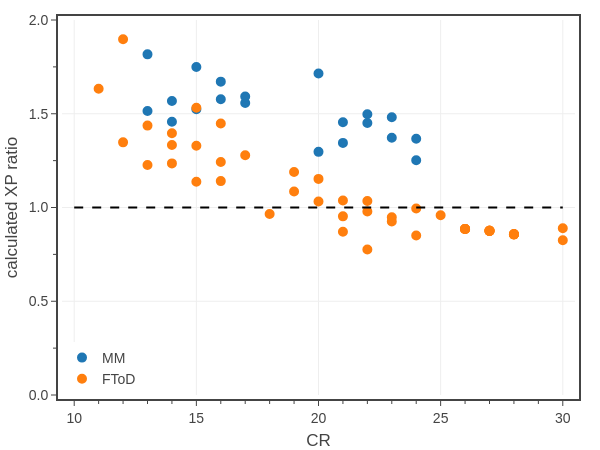

The cell this chart's notebook holds for it:
### Code cell
# Fig. 8: comparison between dragons published in the MM and those published in FToD

# summarize the current dataset
df1 = df0[df0['CR'].between(1,30) & df0['Legendary'].isin(['L','LL']) & df0['Type'].isin(['dragon'])]

# create figure
fig = go.Figure()

# plot results
dft = df1[df1['Book'].isin(['MM (2014)'])]
fig.add_trace(go.Scatter(
    x=dft['CR'], 
    y=dft['eXP Ratio'],
    mode='markers',
    name='MM',
    marker=dict(
        size=8, 
        color='#1f77b4', 
        line=dict(color='#1f77b4', width=2)
    ),
    customdata = np.stack((dft['Monster'], dft['Book']), axis=-1),
    hovertemplate = '<b>%{customdata[0]}</b><br>'
                  + 'Book: %{customdata[1]}<br>'
                  + 'CR: %{x:.0f}<br>'
                  + 'XP ratio: %{y:.2f}<br>'
                  + '<extra></extra>',
))

dft = df1[df1['Book'].isin(['FToD'])]
fig.add_trace(go.Scatter(
    x=dft['CR'], 
    y=dft['eXP Ratio'],
    mode='markers',
    name='FToD',
    marker=dict(
        size=8, 
        color='#ff7f0e', 
        line=dict(color='#ff7f0e', width=2)
    ),
    customdata = np.stack((dft['Monster'], dft['Book']), axis=-1),
    hovertemplate = '<b>%{customdata[0]}</b><br>'
                  + 'Book: %{customdata[1]}<br>'
                  + 'CR: %{x:.0f}<br>'
                  + 'XP ratio: %{y:.2f}<br>'
                  + '<extra></extra>',
))

fig.add_trace(go.Scatter(
    x=[10,30], 
    y=[1, 1],
    mode='lines', 
    line=dict(color='black', dash='dash'),
    showlegend=False,
    hoverinfo='skip'
))

# show figure
fig.update_layout(
    template=tfb.FIG_TEMPLATE,
    xaxis=dict(title_text='CR', range=[9.5,30.5], dtick=5, minor_dtick=1),
    yaxis=dict(title_text='calculated XP ratio', range=[0, 2], dtick=0.5, tickformat='.1f', minor_dtick=0.25),
    legend=dict(xanchor='left', x=0.00, yanchor='bottom',  y=0.00),
    width=600, 
    height=450,
)
fig.show(config=tfb.FIG_CONFIG)

# save figures
if SAVEFIGS:
    fig.update_layout(autosize=True, width=None, height=None)
    tfb.save_fig_html(fig, format='large', name='fig-exp-ratio-vs-cr-mm-ftod-type-dragon-large', style='aspect-ratio: 600/500;')
    tfb.save_fig_html(fig, format='small', name='fig-exp-ratio-vs-cr-mm-ftod-type-dragon-small', style='aspect-ratio: 600/550;')

### Figure 1 — Plotly figure (JSON) as saved in the notebook; plotly's stock layout.template omitted (floating-point values rounded to 4 significant figures)
{"data": [{"customdata": [["Black Dragon, Adult", "MM (2014)"], ["Black Dragon, Ancient", "MM (2014)"], ["Blue Dragon, Adult", "MM (2014)"], ["Blue Dragon, Ancient", "MM (2014)"], ["Brass Dragon, Adult", "MM (2014)"], ["Brass Dragon, Ancient", "MM (2014)"], ["Bronze Dragon, Adult", "MM (2014)"], ["Bronze Dragon, Ancient", "MM (2014)"], ["Copper Dragon, Adult", "MM (2014)"], ["Copper Dragon, Ancient", "MM (2014)"], ["Gold Dragon, Adult", "MM (2014)"], ["Gold Dragon, Ancient", "MM (2014)"], ["Green Dragon, Adult", "MM (2014)"], ["Green Dragon, Ancient", "MM (2014)"], ["Red Dragon, Adult", "MM (2014)"], ["Red Dragon, Ancient", "MM (2014)"], ["Silver Dragon, Adult", "MM (2014)"], ["Silver Dragon, Ancient", "MM (2014)"], ["White Dragon, Adult", "MM (2014)"], ["White Dragon, Ancient", "MM (2014)"]], "hovertemplate": "<b>%{customdata[0]}</b><br>Book: %{customdata[1]}<br>CR: %{x:.0f}<br>XP ratio: %{y:.2f}<br><extra></extra>", "marker": {"color": "#1f77b4", "line": {"color": "#1f77b4", "width": 2}, "size": 8}, "mode": "markers", "name": "MM", "type": "scatter", "x": [14.0, 21.0, 16.0, 23.0, 13.0, 20.0, 15.0, 22.0, 14.0, 21.0, 17.0, 24.0, 15.0, 22.0, 17.0, 24.0, 16.0, 23.0, 13.0, 20.0], "y": [1.568, 1.455, 1.577, 1.482, 1.515, 1.297, 1.749, 1.497, 1.457, 1.345, 1.557, 1.252, 1.525, 1.451, 1.592, 1.367, 1.671, 1.372, 1.817, 1.715]}, {"customdata": [["Adult Amethyst Dragon", "FToD"], ["Adult Amethyst Dragon", "FToD"], ["Amethyst Greatwyrm", "FToD"], ["Ancient Amethyst Dragon", "FToD"], ["Ancient Amethyst Dragon", "FToD"], ["Bahamut, Aspect of", "FToD"], ["Black Greatwyrm", "FToD"], ["Blue Greatwyrm", "FToD"], ["Brass Greatwyrm", "FToD"], ["Bronze Greatwyrm", "FToD"], ["Copper Greatwyrm", "FToD"], ["Crystal Dragon, Adult", "FToD"], ["Crystal Dragon, Adult", "FToD"], ["Crystal Dragon, Ancient", "FToD"], ["Crystal Dragon, Ancient", "FToD"], ["Crystal Greatwyrm", "FToD"], ["Deep Dragon, Adult", "FToD"], ["Deep Dragon, Adult", "FToD"], ["Deep Dragon, Ancient", "FToD"], ["Deep Dragon, Ancient", "FToD"], ["Dragon Turtle, Ancient", "FToD"], ["Dragon Turtle, Ancient", "FToD"], ["Emerald Dragon, Adult", "FToD"], ["Emerald Dragon, Adult", "FToD"], ["Emerald Dragon, Ancient", "FToD"], ["Emerald Dragon, Ancient", "FToD"], ["Emerald Greatwyrm", "FToD"], ["Gold Greatwyrm", "FToD"], ["Green Greatwyrm", "FToD"], ["Moonstone Dragon, Adult", "FToD"], ["Moonstone Dragon, Adult", "FToD"], ["Moonstone Dragon, Ancient", "FToD"], ["Moonstone Dragon, Ancient", "FToD"], ["Red Greatwyrm", "FToD"], ["Sapphire Dragon, Adult", "FToD"], ["Sapphire Dragon, Adult", "FToD"], ["Sapphire Dragon, Ancient", "FToD"], ["Sapphire Dragon, Ancient", "FToD"], ["Sapphire Greatwyrm", "FToD"], ["Sea Serpent, Ancient", "FToD"], ["Silver Greatwyrm", "FToD"], ["Tiamat, Aspect of", "FToD"], ["Topaz Dragon, Adult", "FToD"], ["Topaz Dragon, Adult", "FToD"], ["Topaz Dragon, Ancient", "FToD"], ["Topaz Dragon, Ancient", "FToD"], ["Topaz Greatwyrm", "FToD"], ["White Greatwyrm", "FToD"]], "hovertemplate": "<b>%{customdata[0]}</b><br>Book: %{customdata[1]}<br>CR: %{x:.0f}<br>XP ratio: %{y:.2f}<br><extra></extra>", "marker": {"color": "#ff7f0e", "line": {"color": "#ff7f0e", "width": 2}, "size": 8}, "mode": "markers", "name": "FToD", "type": "scatter", "x": [16.0, 17.0, 26.0, 23.0, 24.0, 30.0, 27.0, 27.0, 28.0, 28.0, 28.0, 12.0, 13.0, 19.0, 20.0, 26.0, 11.0, 12.0, 18.0, 19.0, 24.0, 25.0, 14.0, 15.0, 21.0, 22.0, 26.0, 28.0, 27.0, 15.0, 16.0, 21.0, 22.0, 27.0, 15.0, 16.0, 22.0, 23.0, 26.0, 14.0, 28.0, 30.0, 13.0, 14.0, 20.0, 21.0, 26.0, 27.0], "y": [1.242, 1.278, 0.885, 0.9249, 0.8507, 0.8251, 0.8755, 0.8755, 0.8569, 0.8569, 0.8569, 1.347, 1.437, 1.086, 1.153, 0.885, 1.634, 1.897, 0.9657, 1.189, 0.995, 0.9588, 1.334, 1.532, 1.037, 1.035, 0.885, 0.8569, 0.8755, 1.137, 1.141, 0.871, 0.7761, 0.8755, 1.33, 1.448, 0.9787, 0.9483, 0.885, 1.235, 0.8569, 0.8891, 1.227, 1.396, 1.032, 0.9528, 0.885, 0.8755]}, {"hoverinfo": "skip", "line": {"color": "black", "dash": "dash"}, "mode": "lines", "showlegend": false, "type": "scatter", "x": [10, 30], "y": [1, 1]}], "layout": {"height": 450, "legend": {"x": 0, "xanchor": "left", "y": 0, "yanchor": "bottom"}, "width": 600, "xaxis": {"dtick": 5, "minor": {"dtick": 1}, "range": [9.5, 30.5], "title": {"text": "CR"}}, "yaxis": {"dtick": 0.5, "minor": {"dtick": 0.25}, "range": [0, 2], "tickformat": ".1f", "title": {"text": "calculated XP ratio"}}}}
